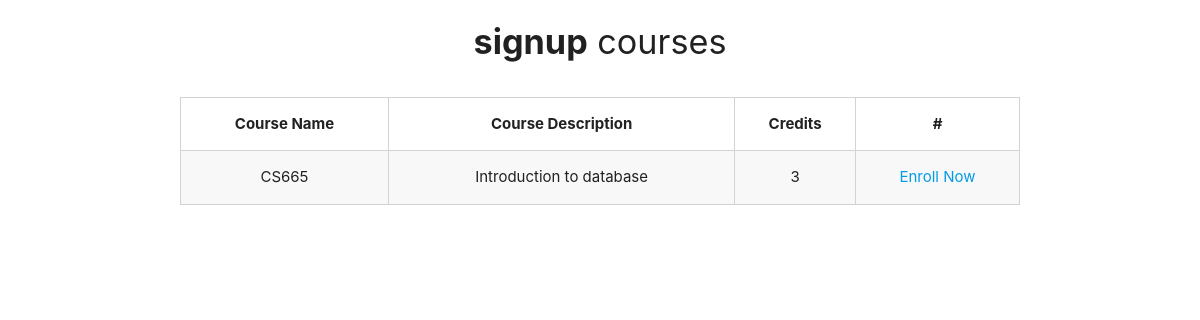
The app's page /professor/2/courses/ with its own data.
### app/models.py (models this page shows, shortened)
class Professor(models.Model):
    last_name = models.CharField(max_length=100)
    first_name = models.CharField(max_length=100)
    email = models.EmailField(unique=True)
    department = models.CharField(max_length=100)

class Course(models.Model):
    course_name = models.CharField(max_length=100)
    description = models.TextField()
    credits = models.IntegerField()
    professor = models.ForeignKey(Professor, on_delete=models.CASCADE)
    def __str__(self):
        return self.course_name

### app/views.py (the view)
# urls.py: path('professor/<int:professor_id>/courses/', professor_courses_for_students, name='professor_courses'),
def professor_courses_for_students(request, professor_id):
    professor = Professor.objects.get(pk=professor_id)
    courses = Course.objects.filter(professor=professor)
    print("professor_id",professor_id)
    print("courses")
    print(courses)
    return render(request, 'professor_courses_for_students.html', {'courses': courses, 'professor': professor})

### app/templates/professor_courses_for_students.html (shortened to what this page needs)
<!DOCTYPE html>
<html lang="en">
<head>
    <link rel="stylesheet" href="https://cdnjs.cloudflare.com/ajax/libs/materialize/1.0.0/css/materialize.min.css">
</head>
<body>
    <div class="container">
        <h4 class="center"><b>{{professor.first_name}}</b> courses</h4>
        <br>
        <table class="striped">
            <thead>
                <tr>
                    <th>Course Name</th>
                    <th>Course Description</th>
                    <th>Credits</th>
                    <th>#</th>
                </tr>
            </thead>
            <tbody>
                {% for course in courses %}
                <tr>
                    <td>{{ course.course_name }}</td>
                    <td>{{ course.description }}</td>
                    <td>{{ course.credits }}</td>
                    <td>
                        <a href="/enroll/{{course.pk}}/">Enroll Now</a>
                    </td>
                </tr>
                {% endfor %}
            </tbody>
        </table>
    </div>
</body>
</html>

### app/templates/professor_courses_for_students.html (style rules this page uses)
td,th { border:1px solid lightgrey; text-align:center; }

### records on screen
Professor: first_name "signup"
Course: course_name "CS665", description "Introduction to database", credits "3"
